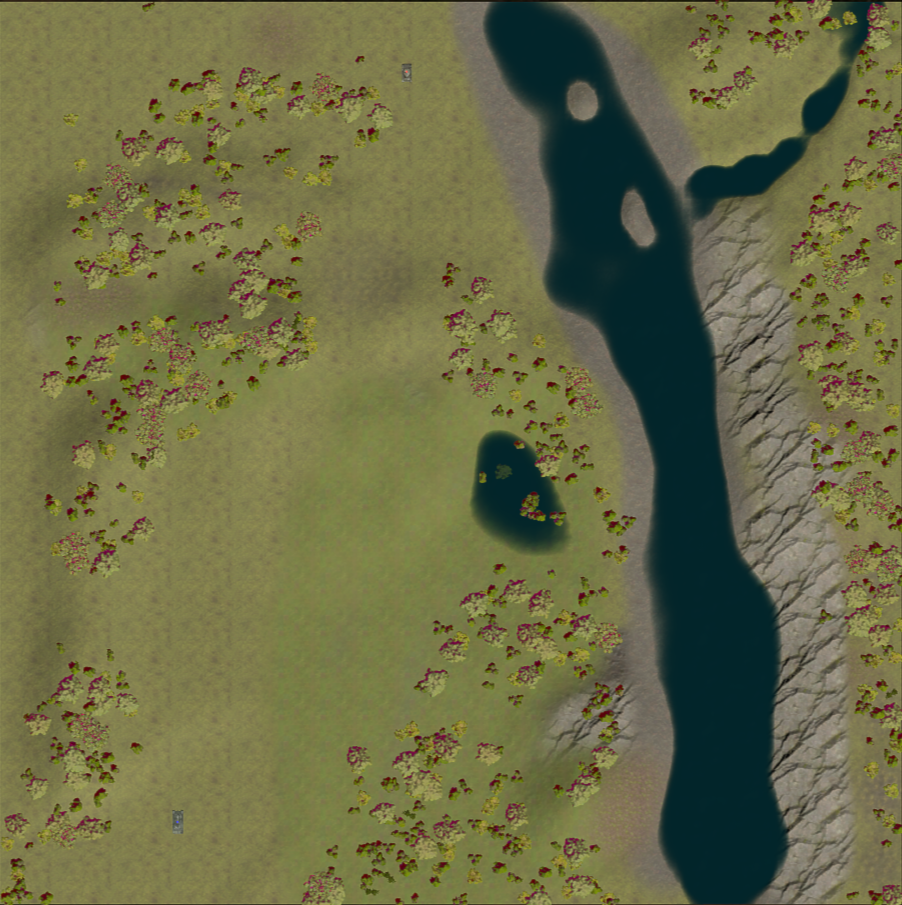
#> input picture research/TCIS/archive/base_map/map_images/01_forest_and_river.PNG, 902 x 905 px
$ python to_simple_map.py
#> lines starting #> are read from the running program, lines starting #| are printed output that depends on the picture; after the words box and inside, x2 and y2 are one past the last pixel; in counts of white or black regions, pixels touching at a corner belong together
import cv2
import numpy as np
import matplotlib.pyplot as plt
import os

# 현재 파일 기준 상대 경로로 map_images 폴더 접근
script_dir = os.path.dirname(os.path.abspath(__file__))
base_map_dir = os.path.join(script_dir, '..', '..')
map_images_path = os.path.join(base_map_dir, 'map_images', '01_forest_and_river.PNG')

img = cv2.imread(map_images_path)
#> img is the input picture: shape (905, 902, 3); mean B, G, R 70.1, 108.1, 107.1
img_rgb = cv2.cvtColor(img, cv2.COLOR_BGR2RGB)

# 색상 범위 지정
# 물: #022326 (RGB: 2,35,38) 포함 + 파란색 계열 (RGB: 70~105, 75~110, 150~255)
mask_water = cv2.inRange(img_rgb, (0, 30, 35), (110, 115, 255))
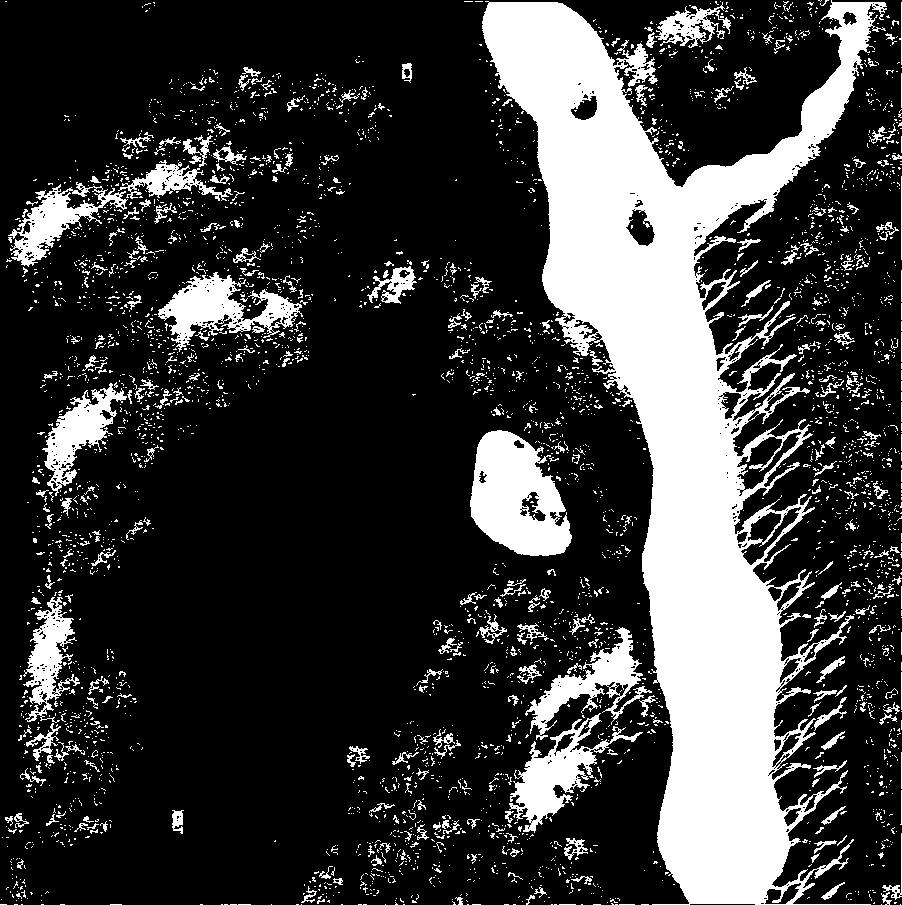
#> mask_water: shape (905, 902); 23.1% white; 3918 white regions (3575 under 20 px), largest, box (x1, y1, x2, y2) and area: (482, 0, 887, 905) 123558, (470, 430, 572, 556) 8535, (158, 272, 303, 352) 4546
mask_forest = cv2.inRange(img_rgb, (30, 80, 20), (100, 160, 80))
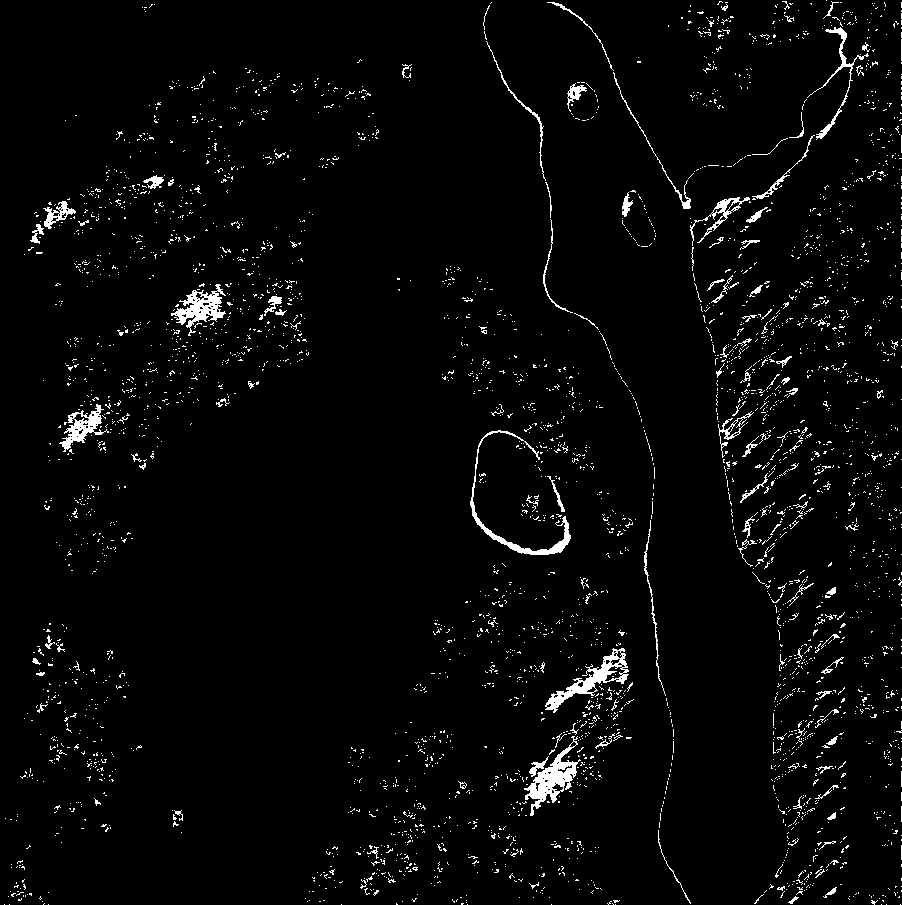
#> mask_forest: shape (905, 902); 3% white in thin lines or dots
mask_road = cv2.inRange(img_rgb, (100, 100, 100), (180, 180, 180))
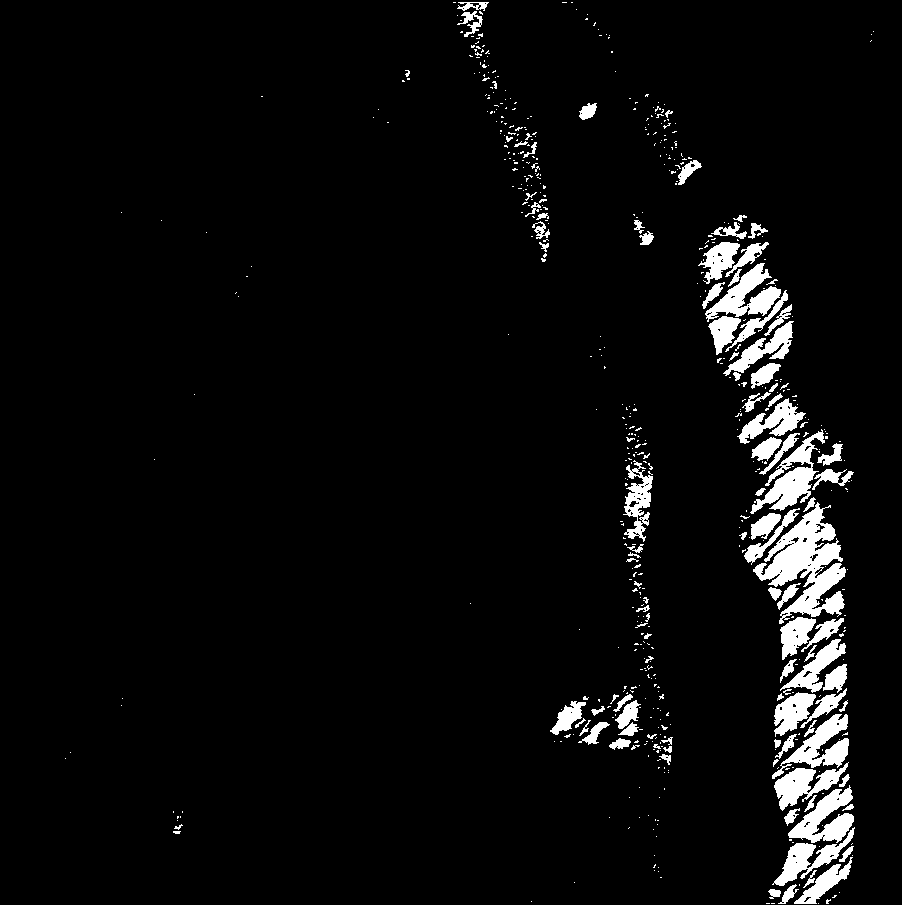
#> mask_road: shape (905, 902); 4.6% white; 594 white regions (485 under 20 px), largest, box (x1, y1, x2, y2) and area: (753, 502, 846, 624) 4936, (750, 429, 825, 514) 2073, (788, 785, 854, 843) 1816

# 기본 회색 배경
base = np.ones_like(img_rgb) * 230

# 각 구역 색 입히기
# base[mask_forest > 0] = (160, 200, 160)   # 숲
base[mask_water > 0] = (180, 210, 240)    # 물
# base[mask_road > 0] = (180, 180, 180)     # 도로

plt.imshow(base)
plt.axis('off')
plt.show()
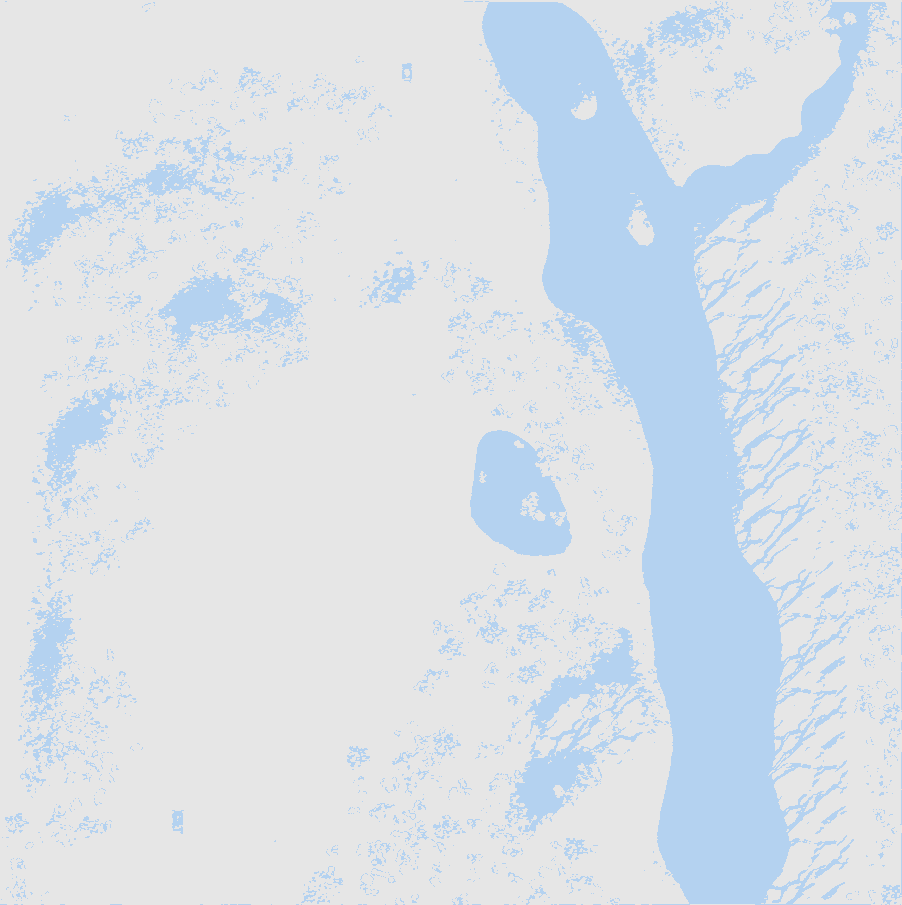
#> shown: shape (905, 902, 3); mean R, G, B 218.4, 225.4, 232.3

$ run again, with research/TCIS/archive/base_map/map_images/03_windness_dry.png copied over research/TCIS/archive/base_map/map_images/01_forest_and_river.PNG
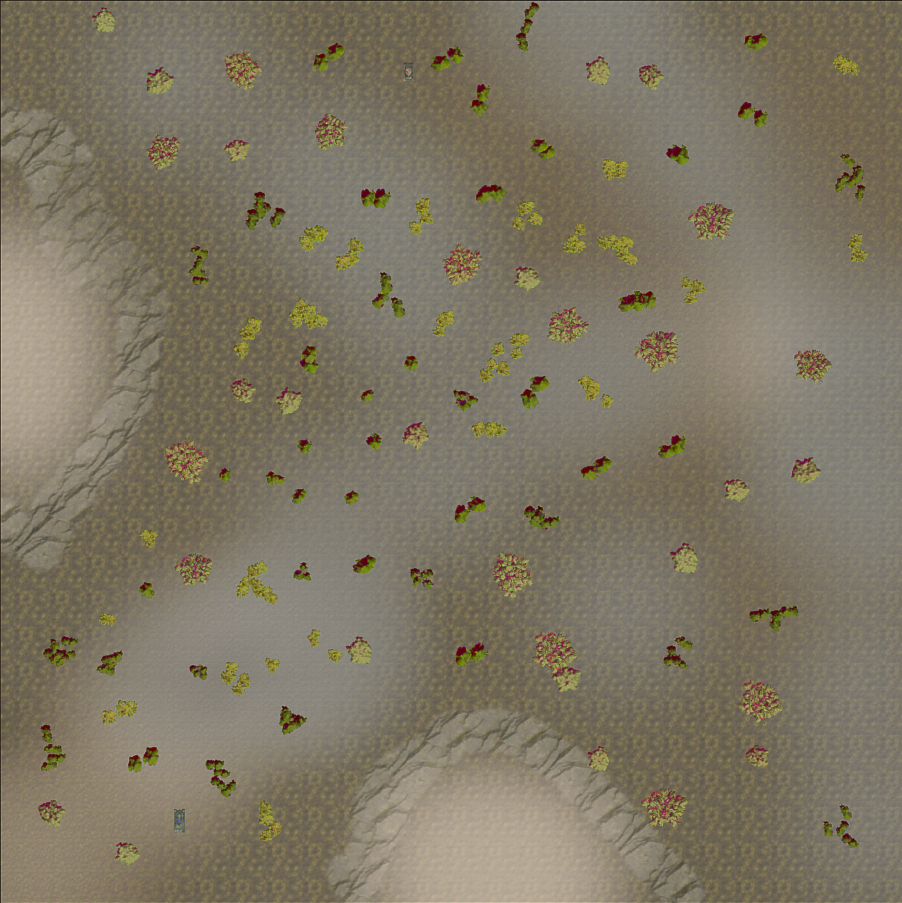
#> input picture research/TCIS/archive/base_map/map_images/03_windness_dry.png, 902 x 903 px
#> img is the input picture: shape (903, 902, 3); mean B, G, R 99.2, 118.1, 126.3
#> `mask_water = cv2.inRange(img_rgb, (0, 30, 35), (110, 115, 255))`:
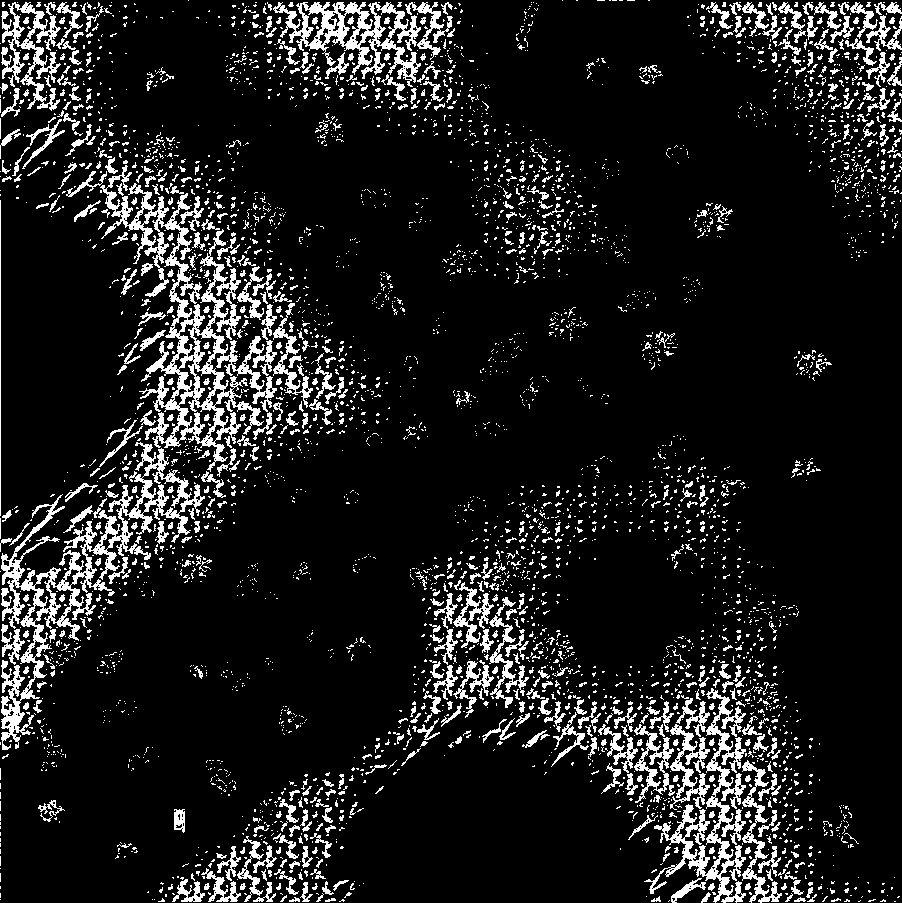
#> mask_water: shape (903, 902); 11.1% white; 4367 white regions (3765 under 20 px), largest, box (x1, y1, x2, y2) and area: (100, 165, 277, 472) 11225, (1, 442, 205, 750) 9203, (644, 688, 746, 903) 4858
#> mask_forest: shape (903, 902); 1.1% white in thin lines or dots
#> mask_road: shape (903, 902); 50.2% white; 1702 black regions (1531 under 20 px), largest, box (x1, y1, x2, y2) and area: (0, 0, 902, 903) 227947, (75, 414, 902, 903) 141677, (402, 841, 591, 903) 2740
#> `plt.show()`:
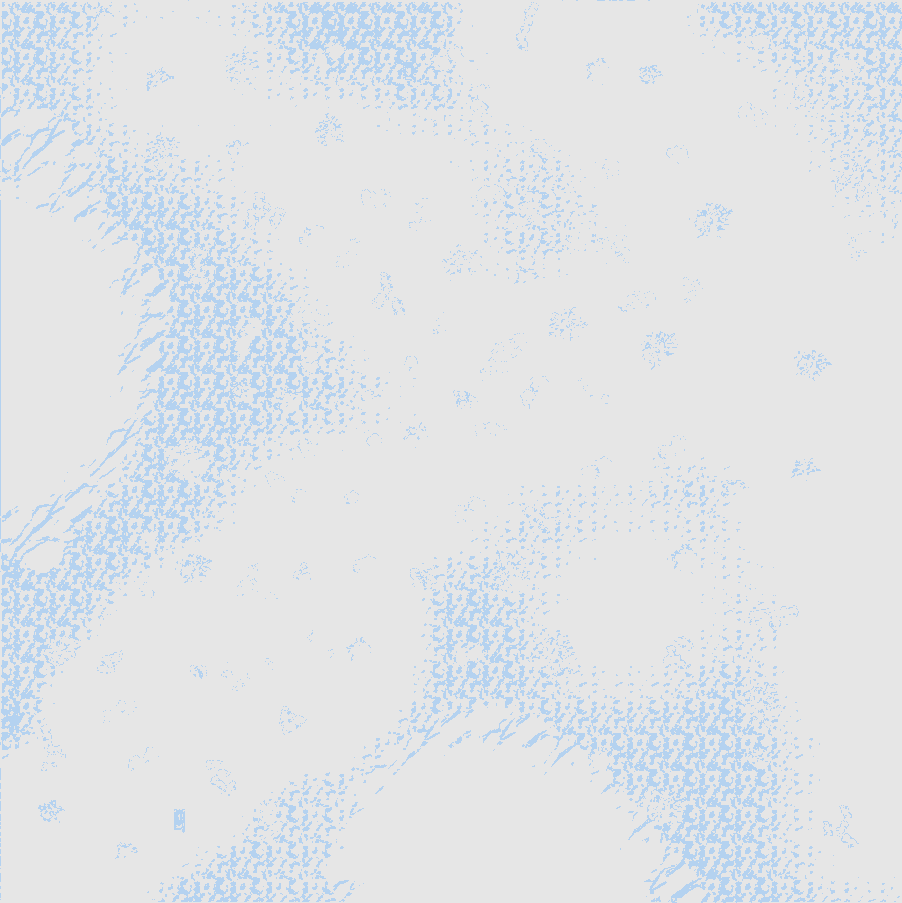
#> shown: shape (903, 902, 3); mean R, G, B 224.4, 227.8, 231.1
